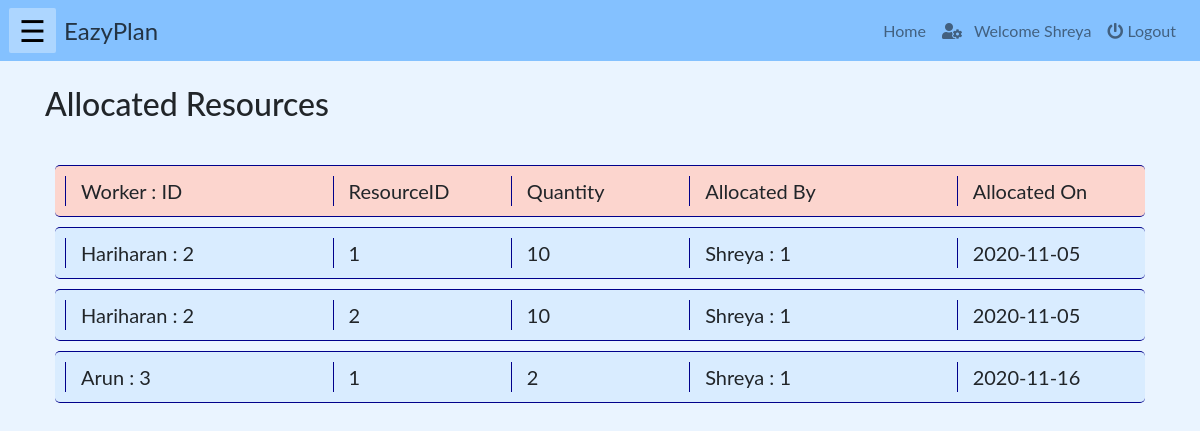
/php/viewallocatedresource.php (signed in), run on an earlier commit of the app's database.
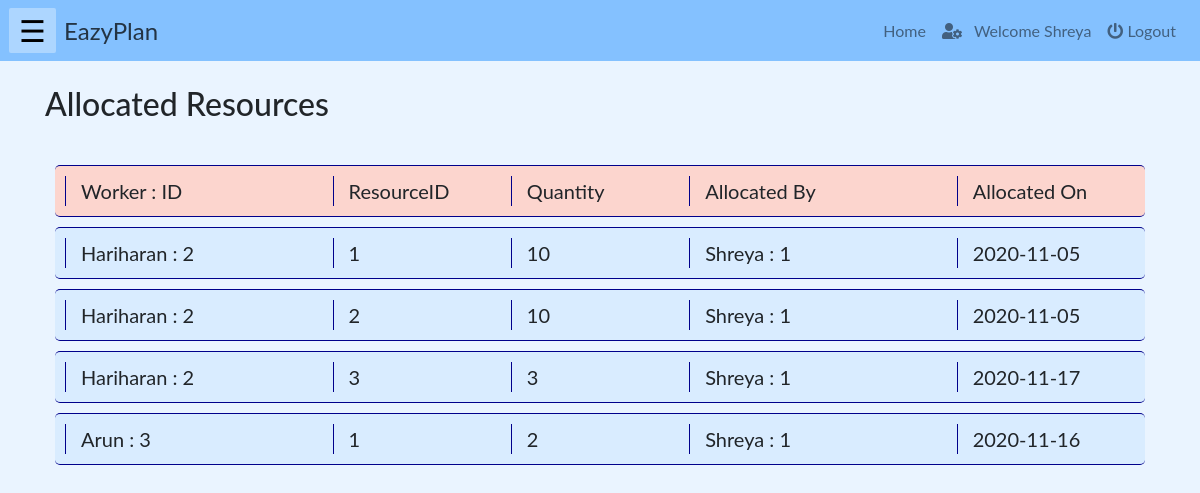
And on a later commit of the database.
### tables this page shows
CREATE TABLE `allocatedresources` (
  `workerID` int(100) NOT NULL,
  `resourceID` int(100) NOT NULL,
  `quantity` int(10) NOT NULL,
  `StaffID` int(11) NOT NULL,
  `AllocDate` date NOT NULL DEFAULT current_timestamp()
);

CREATE TABLE `account` (
  `userid` int(10) NOT NULL,
  `name` varchar(100) NOT NULL,
  `email` varchar(200) NOT NULL,
  `role` varchar(20) NOT NULL,
  `password` varchar(40) NOT NULL
);

### php/viewallocatedresource.php (the view, shortened to what this page needs)
<!DOCTYPE html>
<html lang="en">
    <?php
        include("../php/headLinks.php");
        if(isset($_SESSION["name"]) && ($_SESSION["role"]=='staff')){
    ?>
    <body>
        <?php
            include("../php/navbar.php");
        ?>
        <div class="container">
        <br><h2>Allocated Resources</h2><br>
            <div class="row" id="heading">
                <div class="col-md-3" id="val" >Worker : ID</div>
                <div class="col-md-2" id="val" >ResourceID</div>
                <div class="col-md-2" id="val" >Quantity</div>
                <div class="col-md-3" id="val" >Allocated By</div>
                <div class="col-md-2" id="val" >Allocated On</div>
            </div>
            <?php
                include("../connection/config.php");
                $staffid = $_SESSION['userId'];
                $sql1 = "SELECT workerID, resourceID, quantity, staffID, AllocDate, worker.name as name1, staff.name as name2 FROM allocatedresources a JOIN account worker ON a.workerID = worker.userid JOIN account staff ON a.staffID = staff.userid  WHERE a.staffid = $staffid";
                $resources = mysqli_query($db, $sql1);
                foreach($resources as $resource)
                    {
            ?>
            <div class="row" id="item">
                <div class="col-md-3" id="val" ><?php echo $resource['name1']." : ".$resource['workerID']; ?></div>
                <div class="col-md-2" id="val" ><?php echo $resource['resourceID']; ?></div>
                <div class="col-md-2" id="val"><?php echo $resource['quantity']; ?></div>
                <div class="col-md-3" id="val" ><?php echo $resource['name2']." : ".$resource['staffID']; ?></div>
                <div class="col-md-2" id="val" ><?php echo $resource['AllocDate']; ?></div>
            </div>
            <?php
                }
            ?>
        </div>
    </body>
    <?php
        }
    else{
    echo "<h3 style='color:red'>Login to access the page...</h3>";
    echo "<a href='./login.php'>Click here to login</a>";}
    ?>
</html>

What changed in the data, as far as the page shows it:
added allocatedresources: workerID.name "Hariharan", workerID "2", resourceID "3", quantity "3", StaffID.name "Shreya", StaffID "1", AllocDate "2020-11-17"
